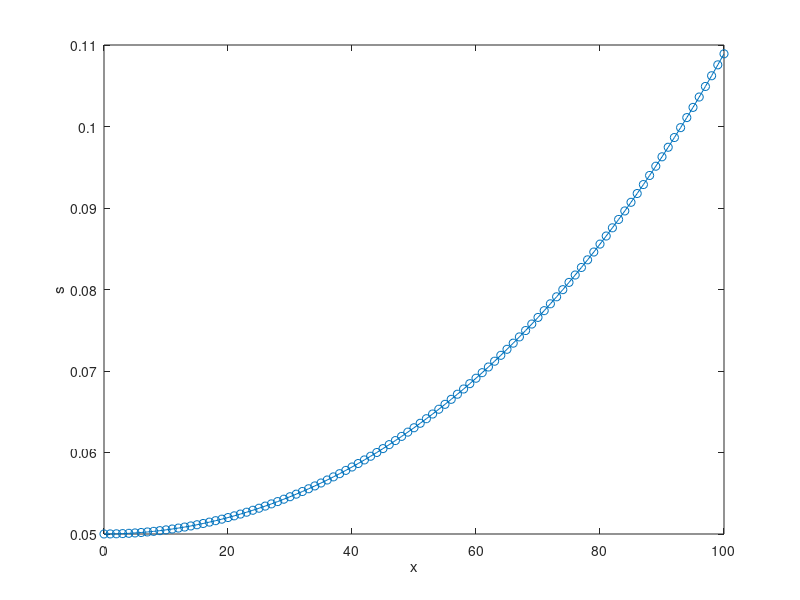

Reproduce this figure in MATLAB.
clear;
tmax=4 ;smax=0.5 ;
Ef=40*1000 ;tf=1 ;bf=1;
F=54.7377;%1Mpa=1N/mm2 F控制，单位N？
Lb=100;
alpha=sqrt(tmax/(smax*Ef*tf));%/mm-1
n=101;
xmesh = linspace(0,Lb,n);

for i=1:n
    cons=F/(alpha*Ef*tf*bf)/sinh(alpha*Lb);%常数提出来统一算，快很多
    s(n+1-i)=cons*cosh(alpha*xmesh(i)-alpha*Lb);
end
plot(xmesh,s,'-o')
xlabel('x');
ylabel('s');

show = [xmesh',s'];
